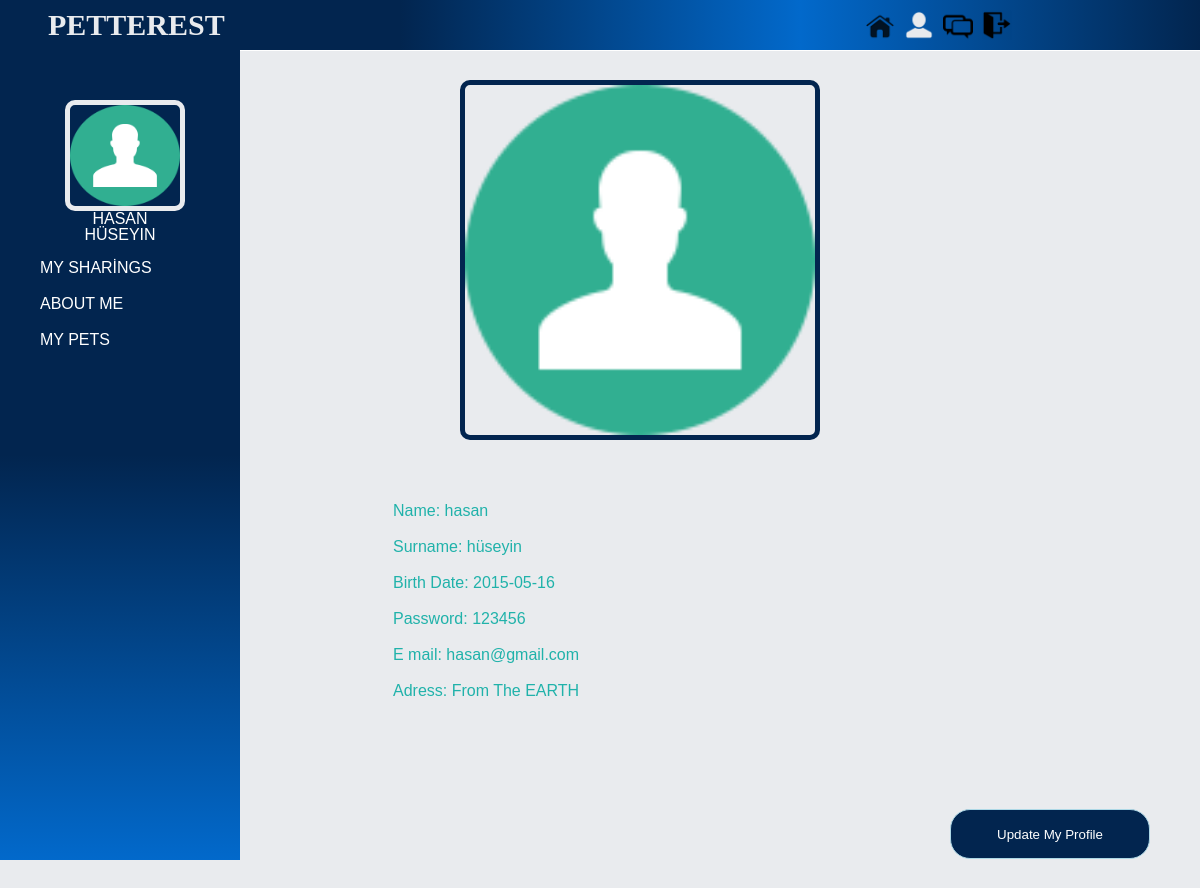
Page /tema/my_profile/aboutMe/aboutMe.php (signed in) on the committed database.
### tables this page shows
CREATE TABLE IF NOT EXISTS `users` (
  `userID` int(11) NOT NULL AUTO_INCREMENT,
  `name` varchar(20) NOT NULL,
  `surname` varchar(30) NOT NULL,
  `e_mail` varchar(30) NOT NULL,
  `password` varchar(20) NOT NULL,
  `gender` varchar(10) NOT NULL,
  `birthDate` varchar(20) NOT NULL,
  `address` varchar(255) NOT NULL,
  `avatar` varchar(255) NOT NULL,
  `rutbe` tinyint(4) NOT NULL,
  `onay` tinyint(4) NOT NULL,
  `enrolDate` varchar(20) NOT NULL,
  PRIMARY KEY (`userID`)
);

### tema/my_profile/aboutMe/aboutMe.php (the view, shortened to what this page needs)
<!DOCTYPE html>
<html lang="en">
    <head>
        <link href="../profile-nav/css/main.css" rel="stylesheet">
        <link href="../profile-nav/css/reset.css" rel="stylesheet">
        <link href="css/about.css" rel="stylesheet">
    </head>
    <body>
        <div id="banner">
                <div id="slogan">
                    <span>PETTEREST</span>
                </div>
                <div id="icons">
                    <a href="../../../system/fonk.php?page=home" class="home" id="home1" title="Home"></a>
                    <a href="#" class="home" id="home2"  title="My Profile"></a>
                    <a href="#" class="home" id="home3" title="Comments"></a>
                    <a href="../../../system/fonk.php?page=logout" class="home" id="home4" title="Log out"></a>
                </div>
            </div>
                <div class="wrapper">
                    <div class="profile-info">
                        <div class="picture-area-1">
                            <div id="pic_1">
                                <img src="
							<?php
								$id=$_SESSION["id"];
								$db= new PDO("mysql:host=127.0.0.1;dbname=petportal;charset=utf8","root","");
								$sqlForUser=$db->query("SELECT * FROM users WHERE userID=$id");
								$userFoto=$sqlForUser->fetch();
								$splitFoto=explode('/',$userFoto["avatar"]);
								echo $avatarNewFoto=$splitFoto[0]."/".$splitFoto[0]."/".$splitFoto[2]."/".$splitFoto[3]."/".$splitFoto[4];
							?>
						"/>
                    </div>
                    <div id="name" style="text-transform:uppercase;"><?php echo $userFoto["name"]." ".$userFoto["surname"];?></div>
                        </div>
                        <div id="profile-navbar">
                            <ul>
                                <li><a href="../../../system/fonk.php?page=myProfile">MY SHARİNGS</a></li>
                                <li><a href="#">ABOUT ME</a></li>
                                <li><a href="../../../system/fonk.php?page=myPets">MY PETS</a></li>
                            </ul>
                        </div>
                    </div>
                <div id="about">
                        <div class="out_pic">
                            <div class="in_pic">
                                <img style="width:350px;" src="<?php echo $avatarNewFoto=$splitFoto[0]."/".$splitFoto[0]."/".$splitFoto[2]."/".$splitFoto[3]."/".$splitFoto[4];?>"/>
                            </div>
                            <div class="out_userInfo">
                                <div class="in_userInfo">
                                        <p>Name: <?php echo $userFoto["name"]; ?></p>
                                        <p>Surname: <?php echo $userFoto["surname"]; ?></p>
                                        <p>Birth Date: <?php echo $userFoto["birthDate"]; ?></p>
                                        <p>Password: <?php echo $userFoto["password"]; ?></p>
                                        <p>E mail: <?php echo $userFoto["e_mail"]; ?></p>
                                        <p>Adress: <?php echo $userFoto["address"]; ?></p>
                                </div>
                            </div>
                            <div class="btn">
                                <a href="../../../system/fonk.php?page=updateProfile"><button type="submit">Update My Profile</button></a>
                            </div>
                        </div>
                </div>
        </div>
    </body>
</html>

### tema/my_profile/profile-nav/css/main.css (style rules this page uses)
* { margin:0px;padding:0px;text-decoration: none;list-style-type: none }
body { background: #e9ebee; }
#banner { position:fixed; border-bottom:1px solid white; height:50px; width:100%; background-image:url(../../images/navbar.png); background-size:cover; background-repeat:no-repeat; background: #02254f; background: -webkit-linear-gradient(left, #02254f, #02254f, #0269cb,#02254f); background: -o-linear-gradient(right, #02254f, #02254f, #0269cb,#02254f); background: -moz-linear-gradient(right, #02254f, #02254f, #0269cb,#02254f,); background: linear-gradient(to right, #02254f, #02254f, #0269cb,#02254f,); }
#slogan { height: 50px; font-family: 'Concert One', cursive; float: left; color:#e9ebee; margin-left:4%; line-height: 50px; font-size: 30px; font-weight: bold; }
#icons { height: 50px; width:220px; float:right; margin-right:10%; }
#home1 { content: url(../../images/home2.png); width:30px; height:30px; margin-top:10px; margin-left:5px; }
#home2 { content: url(../../images/me2focus.png); width:30px; height:30px; margin-top:10px; margin-left:5px; }
#home3 { content: url(../../images/messages.png); width:30px; height:30px; margin-top:10px; margin-left:5px; }
#home4 { content: url(../../images/logout.png); width:30px; height:30px; margin-top:10px; margin-left:5px; }
.wrapper { width:100%; height:auto; }
.wrapper .profile-info { width:20%; height:95vh; position:fixed; float:left; background: #02254f; background: -webkit-linear-gradient(#02254f, #02254f, #0269cb); background: -moz-linear-gradient(#02254f, #02254f, #0269cb); background: -o-linear-gradient(#02254f, #02254f, #0269cb); background: linear-gradient(#02254f, #02254f, #0269cb); margin-top:50px; padding-top:50px; }
.wrapper .profile-info .picture-area-1 { width:100%; height:150px; position:relative; }
.wrapper .profile-info .picture-area-1 #pic_1 { width:110px; height:101px; margin:0 auto; }
.wrapper .profile-info .picture-area-1 #pic_1 img { width:100%; height:100%; border:5px solid #e9ebee; border-radius: 10px; }
.wrapper .profile-info .picture-area-1 #name { width:100px; margin:10px auto; text-align:center; color:white; font-family:Verdana, Geneva, Tahoma, sans-serif; }
.wrapper .profile-info #profile-navbar { width:100%; height:200px; }
.wrapper .profile-info #profile-navbar ul { margin:0px 0px 0px 20px; }
.wrapper .profile-info #profile-navbar ul li { display:block; font-family: Verdana, Geneva, Tahoma, sans-serif; }
.wrapper .profile-info #profile-navbar ul li a { text-decoration: none; color:silver; color:white; display:block; padding:10px 20px 10px 20px; border-radius:10px 0 0 10px; transition: 0.5s; }

### tema/my_profile/aboutMe/css/about.css (style rules this page uses)
body { background: #e9ebee; }
#about { width:80%; float:right; margin:10vh 0 0 0; }
#about .out_pic { width:100%; }
#about .out_pic .in_pic { width:521px; margin:auto; }
#about .out_pic .in_pic img { border:5px solid ; border-radius: 10px; border-color:#02254f; }
#about .out_userInfo { width:100%; }
#about .out_userInfo .in_userInfo { width:70%; margin:50px auto; }
#about .out_userInfo .in_userInfo p { color:lightseagreen; font-family: Verdana, Geneva, Tahoma, sans-serif; padding:10px 5px 10px 5px; transition:0.5s; }
#about .out_userInfo .in_userInfo p { border-radius:15px; padding-left:9px; }
.btn { width:100%; }
.btn button { float:right; margin:50px; color:white; background: #02254f; width:200px; height:50px; border:1px solid lightblue; border-radius:20px; transition:0.2s; }

### rows in the picture
users: avatar (placeholder picture), name "HASAN", surname "HÜSEYIN", name "hasan", surname "hüseyin", birthDate "2015-05-16", password "123456", e_mail "hasan@gmail.com", address "From The EARTH"
